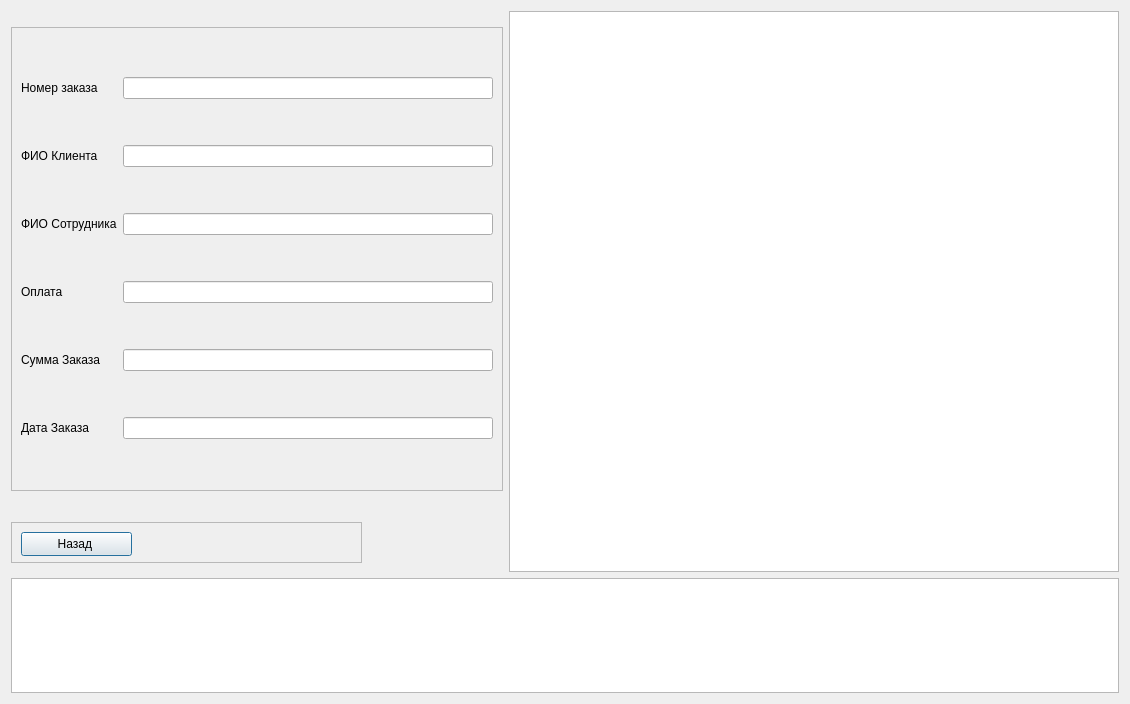
<?xml version="1.0" encoding="UTF-8"?>
<ui version="4.0">
 <class>order_new</class>
 <widget class="QDialog" name="order_new">
  <property name="geometry">
   <rect>
    <x>0</x>
    <y>0</y>
    <width>1130</width>
    <height>704</height>
   </rect>
  </property>
  <property name="windowTitle">
   <string>Dialog</string>
  </property>
  <layout class="QGridLayout" name="gridLayout_2">
   <item row="0" column="0">
    <widget class="QFrame" name="frame">
     <property name="minimumSize">
      <size>
       <width>335</width>
       <height>326</height>
      </size>
     </property>
     <property name="maximumSize">
      <size>
       <width>492</width>
       <height>464</height>
      </size>
     </property>
     <property name="frameShape">
      <enum>QFrame::StyledPanel</enum>
     </property>
     <property name="frameShadow">
      <enum>QFrame::Raised</enum>
     </property>
     <layout class="QGridLayout" name="gridLayout">
      <item row="0" column="0">
       <widget class="QLabel" name="lbID_2">
        <property name="text">
         <string>Номер заказа </string>
        </property>
       </widget>
      </item>
      <item row="1" column="0">
       <widget class="QLabel" name="lbName_2">
        <property name="text">
         <string>ФИО Клиента </string>
        </property>
       </widget>
      </item>
      <item row="2" column="1">
       <widget class="QLineEdit" name="leIFio_Emp"/>
      </item>
      <item row="0" column="1">
       <widget class="QLineEdit" name="leOrder_number"/>
      </item>
      <item row="5" column="1">
       <widget class="QLineEdit" name="leDate"/>
      </item>
      <item row="3" column="1">
       <widget class="QLineEdit" name="lePay"/>
      </item>
      <item row="4" column="1">
       <widget class="QLineEdit" name="leSum"/>
      </item>
      <item row="2" column="0">
       <widget class="QLabel" name="lbINN_2">
        <property name="text">
         <string>ФИО Сотрудника</string>
        </property>
       </widget>
      </item>
      <item row="1" column="1">
       <widget class="QLineEdit" name="leFio_client"/>
      </item>
      <item row="3" column="0">
       <widget class="QLabel" name="label">
        <property name="text">
         <string>Оплата</string>
        </property>
       </widget>
      </item>
      <item row="4" column="0">
       <widget class="QLabel" name="label_2">
        <property name="text">
         <string>Сумма Заказа</string>
        </property>
       </widget>
      </item>
      <item row="5" column="0">
       <widget class="QLabel" name="label_3">
        <property name="text">
         <string>Дата Заказа</string>
        </property>
       </widget>
      </item>
     </layout>
    </widget>
   </item>
   <item row="0" column="1" rowspan="2">
    <widget class="QTableWidget" name="twOrg">
     <property name="minimumSize">
      <size>
       <width>561</width>
       <height>561</height>
      </size>
     </property>
    </widget>
   </item>
   <item row="1" column="0">
    <widget class="QFrame" name="frame_4">
     <property name="minimumSize">
      <size>
       <width>351</width>
       <height>41</height>
      </size>
     </property>
     <property name="maximumSize">
      <size>
       <width>351</width>
       <height>41</height>
      </size>
     </property>
     <property name="frameShape">
      <enum>QFrame::StyledPanel</enum>
     </property>
     <property name="frameShadow">
      <enum>QFrame::Raised</enum>
     </property>
     <widget class="QPushButton" name="btnBack">
      <property name="geometry">
       <rect>
        <x>10</x>
        <y>10</y>
        <width>111</width>
        <height>24</height>
       </rect>
      </property>
      <property name="text">
       <string>Назад </string>
      </property>
     </widget>
    </widget>
   </item>
   <item row="2" column="0" colspan="2">
    <widget class="QTextEdit" name="teResult">
     <property name="sizePolicy">
      <sizepolicy hsizetype="Minimum" vsizetype="Expanding">
       <horstretch>0</horstretch>
       <verstretch>0</verstretch>
      </sizepolicy>
     </property>
     <property name="readOnly">
      <bool>true</bool>
     </property>
    </widget>
   </item>
  </layout>
 </widget>
 <resources/>
 <connections/>
</ui>
